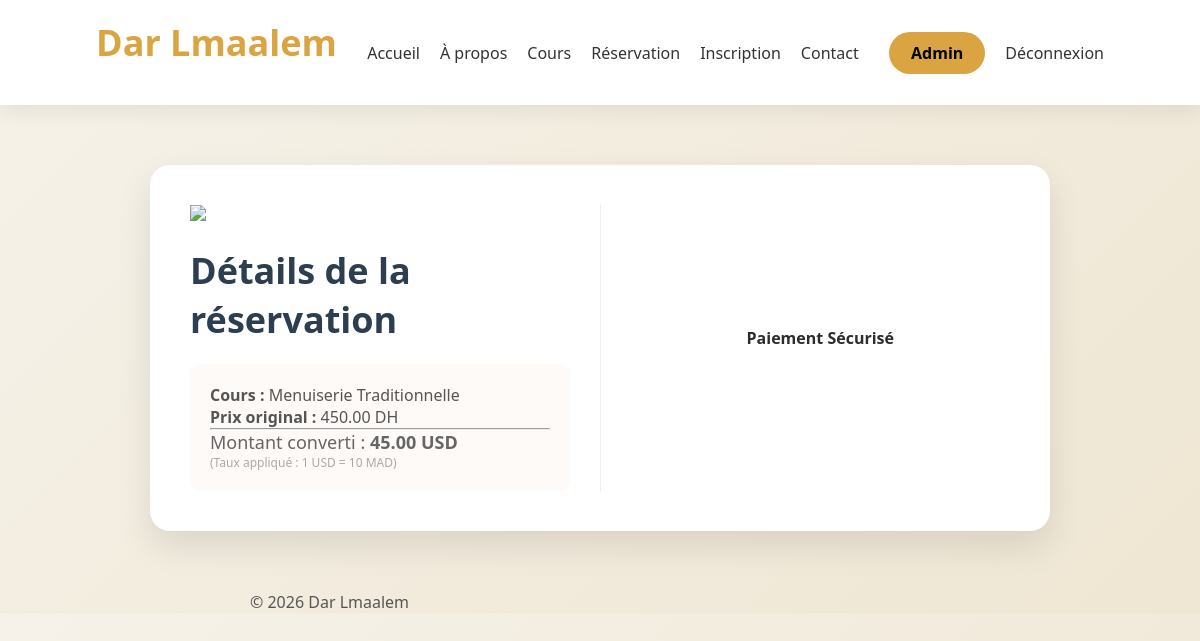
Screenshot of /public/index.php?page=paypal-payment&cours_id=8 (signed in) with the database file from the repository.
### tables this page shows
CREATE TABLE `cours` (
  `id` int(11) NOT NULL,
  `titre` varchar(150) DEFAULT NULL,
  `description` text DEFAULT NULL,
  `img_url` varchar(255) DEFAULT 'default-course.jpg',
  `prix` decimal(10,2) DEFAULT 0.00,
  `duree` int(11) DEFAULT NULL,
  `ville` varchar(100) DEFAULT NULL,
  `client_id` int(11) DEFAULT NULL,
  `formateur_id` int(11) DEFAULT NULL,
  `category_id` int(11) DEFAULT NULL
);

### app/controllers/ReservationController.php (called while the page is built, shortened)
<?php
require_once __DIR__ . '/../models/Cours.php';
class ReservationController
{
public function processPaypal() {
    $cours_id = $_GET['cours_id'] ?? null;
    $cours = Cours::find($cours_id);
    require __DIR__ . '/../views/client/payements/paypal.php';
}
}

### app/models/Cours.php (called while the page is built, shortened)
<?php
class Cours
{
    public static function find($id)
    {
        $db = Database::connection();
        $stmt = $db->prepare("SELECT * FROM cours WHERE id = ?");
        $stmt->execute([$id]);
        return $stmt->fetch(PDO::FETCH_ASSOC);
    }
}

### app/views/client/payements/paypal.php (the view, shortened to what this page needs)
<?php include __DIR__ . '/../../layouts/header.php'; ?>
<div class="container" style="max-width: 900px; margin: 60px auto; display: flex; gap: 30px; background: #fff; padding: 40px; border-radius: 20px; box-shadow: 0 15px 35px rgba(0,0,0,0.1);">
    <div style="flex: 1; border-right: 1px solid #eee; padding-right: 30px;">
        <img src="https://upload.wikimedia.org/wikipedia/commons/b/b5/PayPal.svg" width="120" style="margin-bottom: 20px;">
        <h2 style="color: #2c3e50;">Détails de la réservation</h2>
        <div style="margin-top: 20px; padding: 20px; background: #fdfaf7; border-radius: 10px;">
            <p><strong>Cours :</strong> <?= htmlspecialchars($cours['titre']) ?></p>
            <p><strong>Prix original :</strong> <?= number_format($cours['prix'], 2) ?> DH</p>
            <hr>
            <?php
                $exchangeRate = 10;
                $amountInUSD = number_format($cours['prix'] / $exchangeRate, 2, '.', '');
            ?>
            <p style="font-size: 18px; color: #666;">Montant converti : <strong><?= $amountInUSD ?> USD</strong></p>
            <p style="font-size: 12px; color: #aaa;">(Taux appliqué : 1 USD = 10 MAD)</p>
        </div>
    </div>
    <div style="flex: 1; display: flex; flex-direction: column; justify-content: center; align-items: center;">
        <h4 style="margin-bottom: 20px;">Paiement Sécurisé</h4>
    </div>
</div>
<?php include __DIR__ . '/../../layouts/footer.php'; ?>

### public/assets/css/style.css (style rules this page uses)
* { margin: 0; padding: 0; box-sizing: border-box; font-family: "Segoe UI", Tahoma, Arial, sans-serif; transition: all .25s ease; }
body { background: linear-gradient(135deg, #f6f2e9, #efe6d3); color: #2c2c2c; }
:root { --primary: #d9a441; --primary-dark: #c8942f; --dark: #1f1f1f; --dark-2: #2a2a2a; --light: #ffffff; --gray: #e5e5e5; --muted: #777; --radius: 16px; --shadow: 0 12px 25px rgba(0,0,0,.08); --shadow-hover: 0 18px 35px rgba(0,0,0,.15); }

### public/assets/css/home.css (style rules this page uses)
h2 { font-size: 36px; margin-bottom: 20px; }
p { max-width: 700px; margin: auto; color: #555; }

### rows the page displays
cours: titre "Menuiserie Traditionnelle", prix "450.00", prix "45.00"
